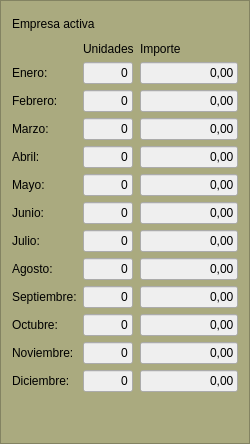
               <widget class="QFrame" name="frame_17">
                <property name="styleSheet">
                 <string notr="true">background-color: rgb(170, 170, 127);</string>
                </property>
                <property name="frameShape">
                 <enum>QFrame::StyledPanel</enum>
                </property>
                <property name="frameShadow">
                 <enum>QFrame::Raised</enum>
                </property>
                <layout class="QGridLayout" name="gridLayout_28">
                 <item row="1" column="0" rowspan="2" colspan="2">
                  <layout class="QGridLayout" name="gridLayout_29">
                   <item row="1" column="2">
                    <widget class="QLineEdit" name="txtImporte_ventas_enero_EA">
                     <property name="maximumSize">
                      <size>
                       <width>98</width>
                       <height>16777215</height>
                      </size>
                     </property>
                     <property name="styleSheet">
                      <string notr="true">color: rgb(0, 0, 0);
background-color: rgb(239, 239, 239);</string>
                     </property>
                     <property name="text">
                      <string>0,00</string>
                     </property>
                     <property name="alignment">
                      <set>Qt::AlignRight|Qt::AlignTrailing|Qt::AlignVCenter</set>
                     </property>
                    </widget>
                   </item>
                   <item row="7" column="2">
                    <widget class="QLineEdit" name="txtImporte_ventas_julio_EA">
                     <property name="maximumSize">
                      <size>
                       <width>98</width>
                       <height>16777215</height>
                      </size>
                     </property>
                     <property name="styleSheet">
                      <string notr="true">color: rgb(0, 0, 0);
background-color: rgb(239, 239, 239);</string>
                     </property>
                     <property name="text">
                      <string>0,00</string>
                     </property>
                     <property name="alignment">
                      <set>Qt::AlignRight|Qt::AlignTrailing|Qt::AlignVCenter</set>
                     </property>
                    </widget>
                   </item>
                   <item row="3" column="2">
                    <widget class="QLineEdit" name="txtImporte_ventas_marzo_EA">
                     <property name="maximumSize">
                      <size>
                       <width>98</width>
                       <height>16777215</height>
                      </size>
                     </property>
                     <property name="styleSheet">
                      <string notr="true">color: rgb(0, 0, 0);
background-color: rgb(239, 239, 239);</string>
                     </property>
                     <property name="text">
                      <string>0,00</string>
                     </property>
                     <property name="alignment">
                      <set>Qt::AlignRight|Qt::AlignTrailing|Qt::AlignVCenter</set>
                     </property>
                    </widget>
                   </item>
                   <item row="2" column="1">
                    <widget class="QLineEdit" name="txtUnid_ventas_febrero_EA">
                     <property name="maximumSize">
                      <size>
                       <width>50</width>
                       <height>16777215</height>
                      </size>
                     </property>
                     <property name="styleSheet">
                      <string notr="true">color: rgb(0, 0, 0);
background-color: rgb(239, 239, 239);</string>
                     </property>
                     <property name="text">
                      <string>0</string>
                     </property>
                     <property name="alignment">
                      <set>Qt::AlignRight|Qt::AlignTrailing|Qt::AlignVCenter</set>
                     </property>
                    </widget>
                   </item>
                   <item row="3" column="1">
                    <widget class="QLineEdit" name="txtUnid_ventas_marzo_EA">
                     <property name="maximumSize">
                      <size>
                       <width>50</width>
                       <height>16777215</height>
                      </size>
                     </property>
                     <property name="styleSheet">
                      <string notr="true">color: rgb(0, 0, 0);
background-color: rgb(239, 239, 239);</string>
                     </property>
                     <property name="text">
                      <string>0</string>
                     </property>
                     <property name="alignment">
                      <set>Qt::AlignRight|Qt::AlignTrailing|Qt::AlignVCenter</set>
                     </property>
                    </widget>
                   </item>
                   <item row="9" column="2">
                    <widget class="QLineEdit" name="txtImporte_ventas_septiembre_EA">
                     <property name="maximumSize">
                      <size>
                       <width>98</width>
                       <height>16777215</height>
                      </size>
                     </property>
                     <property name="styleSheet">
                      <string notr="true">color: rgb(0, 0, 0);
background-color: rgb(239, 239, 239);</string>
                     </property>
                     <property name="text">
                      <string>0,00</string>
                     </property>
                     <property name="alignment">
                      <set>Qt::AlignRight|Qt::AlignTrailing|Qt::AlignVCenter</set>
                     </property>
                    </widget>
                   </item>
                   <item row="0" column="1">
                    <widget class="QLabel" name="label_74">
                     <property name="styleSheet">
                      <string notr="true">color: rgb(0, 0, 0);</string>
                     </property>
                     <property name="text">
                      <string>Unidades</string>
                     </property>
                    </widget>
                   </item>
                   <item row="12" column="2">
                    <widget class="QLineEdit" name="txtImporte_ventas_diciembre_EA">
                     <property name="maximumSize">
                      <size>
                       <width>98</width>
                       <height>16777215</height>
                      </size>
                     </property>
                     <property name="styleSheet">
                      <string notr="true">color: rgb(0, 0, 0);
background-color: rgb(239, 239, 239);</string>
                     </property>
                     <property name="text">
                      <string>0,00</string>
                     </property>
                     <property name="alignment">
                      <set>Qt::AlignRight|Qt::AlignTrailing|Qt::AlignVCenter</set>
                     </property>
                    </widget>
                   </item>
                   <item row="8" column="1">
                    <widget class="QLineEdit" name="txtUnid_ventas_agosto_EA">
                     <property name="maximumSize">
                      <size>
                       <width>50</width>
                       <height>16777215</height>
                      </size>
                     </property>
                     <property name="styleSheet">
                      <string notr="true">color: rgb(0, 0, 0);
background-color: rgb(239, 239, 239);</string>
                     </property>
                     <property name="text">
                      <string>0</string>
                     </property>
                     <property name="alignment">
                      <set>Qt::AlignRight|Qt::AlignTrailing|Qt::AlignVCenter</set>
                     </property>
                    </widget>
                   </item>
                   <item row="12" column="1">
                    <widget class="QLineEdit" name="txtUnid_ventas_diciembre_EA">
                     <property name="maximumSize">
                      <size>
                       <width>50</width>
                       <height>16777215</height>
                      </size>
                     </property>
                     <property name="styleSheet">
                      <string notr="true">color: rgb(0, 0, 0);
background-color: rgb(239, 239, 239);</string>
                     </property>
                     <property name="text">
                      <string>0</string>
                     </property>
                     <property name="alignment">
                      <set>Qt::AlignRight|Qt::AlignTrailing|Qt::AlignVCenter</set>
                     </property>
                    </widget>
                   </item>
                   <item row="6" column="1">
                    <widget class="QLineEdit" name="txtUnid_ventas_junio_EA">
                     <property name="maximumSize">
                      <size>
                       <width>50</width>
                       <height>16777215</height>
                      </size>
                     </property>
                     <property name="styleSheet">
                      <string notr="true">color: rgb(0, 0, 0);
background-color: rgb(239, 239, 239);</string>
                     </property>
                     <property name="text">
                      <string>0</string>
                     </property>
                     <property name="alignment">
                      <set>Qt::AlignRight|Qt::AlignTrailing|Qt::AlignVCenter</set>
                     </property>
                    </widget>
                   </item>
                   <item row="5" column="1">
                    <widget class="QLineEdit" name="txtUnid_ventas_mayo_EA">
                     <property name="maximumSize">
                      <size>
                       <width>50</width>
                       <height>16777215</height>
                      </size>
                     </property>
                     <property name="styleSheet">
                      <string notr="true">color: rgb(0, 0, 0);
background-color: rgb(239, 239, 239);</string>
                     </property>
                     <property name="text">
                      <string>0</string>
                     </property>
                     <property name="alignment">
                      <set>Qt::AlignRight|Qt::AlignTrailing|Qt::AlignVCenter</set>
                     </property>
                    </widget>
                   </item>
                   <item row="1" column="1">
                    <widget class="QLineEdit" name="txtUnid_ventas_enero_EA">
                     <property name="maximumSize">
                      <size>
                       <width>50</width>
                       <height>16777215</height>
                      </size>
                     </property>
                     <property name="styleSheet">
                      <string notr="true">color: rgb(0, 0, 0);
background-color: rgb(239, 239, 239);</string>
                     </property>
                     <property name="text">
                      <string>0</string>
                     </property>
                     <property name="alignment">
                      <set>Qt::AlignRight|Qt::AlignTrailing|Qt::AlignVCenter</set>
                     </property>
                    </widget>
                   </item>
                   <item row="10" column="2">
                    <widget class="QLineEdit" name="txtImporte_ventas_octubre_EA">
                     <property name="maximumSize">
                      <size>
                       <width>98</width>
                       <height>16777215</height>
                      </size>
                     </property>
                     <property name="styleSheet">
                      <string notr="true">color: rgb(0, 0, 0);
background-color: rgb(239, 239, 239);</string>
                     </property>
                     <property name="text">
                      <string>0,00</string>
                     </property>
                     <property name="alignment">
                      <set>Qt::AlignRight|Qt::AlignTrailing|Qt::AlignVCenter</set>
                     </property>
                    </widget>
                   </item>
                   <item row="11" column="2">
                    <widget class="QLineEdit" name="txtImporte_ventas_noviembre_EA">
                     <property name="maximumSize">
                      <size>
                       <width>98</width>
                       <height>16777215</height>
                      </size>
                     </property>
                     <property name="styleSheet">
                      <string notr="true">color: rgb(0, 0, 0);
background-color: rgb(239, 239, 239);</string>
                     </property>
                     <property name="text">
                      <string>0,00</string>
                     </property>
                     <property name="alignment">
                      <set>Qt::AlignRight|Qt::AlignTrailing|Qt::AlignVCenter</set>
                     </property>
                    </widget>
                   </item>
                   <item row="11" column="1">
                    <widget class="QLineEdit" name="txtUnid_ventas_noviembre_EA">
                     <property name="maximumSize">
                      <size>
                       <width>50</width>
                       <height>16777215</height>
                      </size>
                     </property>
                     <property name="styleSheet">
                      <string notr="true">color: rgb(0, 0, 0);
background-color: rgb(239, 239, 239);</string>
                     </property>
                     <property name="text">
                      <string>0</string>
                     </property>
                     <property name="alignment">
                      <set>Qt::AlignRight|Qt::AlignTrailing|Qt::AlignVCenter</set>
                     </property>
                    </widget>
                   </item>
                   <item row="8" column="2">
                    <widget class="QLineEdit" name="txtImporte_ventas_agosto_EA">
                     <property name="maximumSize">
                      <size>
                       <width>98</width>
                       <height>16777215</height>
                      </size>
                     </property>
                     <property name="styleSheet">
                      <string notr="true">color: rgb(0, 0, 0);
background-color: rgb(239, 239, 239);</string>
                     </property>
                     <property name="text">
                      <string>0,00</string>
                     </property>
                     <property name="alignment">
                      <set>Qt::AlignRight|Qt::AlignTrailing|Qt::AlignVCenter</set>
                     </property>
                    </widget>
                   </item>
                   <item row="5" column="2">
                    <widget class="QLineEdit" name="txtImporte_ventas_mayo_EA">
                     <property name="maximumSize">
                      <size>
                       <width>98</width>
                       <height>16777215</height>
                      </size>
                     </property>
                     <property name="styleSheet">
                      <string notr="true">color: rgb(0, 0, 0);
background-color: rgb(239, 239, 239);</string>
                     </property>
                     <property name="text">
                      <string>0,00</string>
                     </property>
                     <property name="alignment">
                      <set>Qt::AlignRight|Qt::AlignTrailing|Qt::AlignVCenter</set>
                     </property>
                    </widget>
                   </item>
                   <item row="9" column="1">
                    <widget class="QLineEdit" name="txtUnid_ventas_septiembre_EA">
                     <property name="maximumSize">
                      <size>
                       <width>50</width>
                       <height>16777215</height>
                      </size>
                     </property>
                     <property name="styleSheet">
                      <string notr="true">color: rgb(0, 0, 0);
background-color: rgb(239, 239, 239);</string>
                     </property>
                     <property name="text">
                      <string>0</string>
                     </property>
                     <property name="alignment">
                      <set>Qt::AlignRight|Qt::AlignTrailing|Qt::AlignVCenter</set>
                     </property>
                    </widget>
                   </item>
                   <item row="2" column="2">
                    <widget class="QLineEdit" name="txtImporte_ventas_febrero_EA">
                     <property name="maximumSize">
                      <size>
                       <width>98</width>
                       <height>16777215</height>
                      </size>
                     </property>
                     <property name="styleSheet">
                      <string notr="true">color: rgb(0, 0, 0);
background-color: rgb(239, 239, 239);</string>
                     </property>
                     <property name="text">
                      <string>0,00</string>
                     </property>
                     <property name="alignment">
                      <set>Qt::AlignRight|Qt::AlignTrailing|Qt::AlignVCenter</set>
                     </property>
                    </widget>
                   </item>
                   <item row="4" column="1">
                    <widget class="QLineEdit" name="txtUnid_ventas_abril_EA">
                     <property name="maximumSize">
                      <size>
                       <width>50</width>
                       <height>16777215</height>
                      </size>
                     </property>
                     <property name="styleSheet">
                      <string notr="true">color: rgb(0, 0, 0);
background-color: rgb(239, 239, 239);</string>
                     </property>
                     <property name="text">
                      <string>0</string>
                     </property>
                     <property name="alignment">
                      <set>Qt::AlignRight|Qt::AlignTrailing|Qt::AlignVCenter</set>
                     </property>
                    </widget>
                   </item>
                   <item row="4" column="2">
                    <widget class="QLineEdit" name="txtImporte_ventas_abril_EA">
                     <property name="maximumSize">
                      <size>
                       <width>98</width>
                       <height>16777215</height>
                      </size>
                     </property>
                     <property name="styleSheet">
                      <string notr="true">color: rgb(0, 0, 0);
background-color: rgb(239, 239, 239);</string>
                     </property>
                     <property name="text">
                      <string>0,00</string>
                     </property>
                     <property name="alignment">
                      <set>Qt::AlignRight|Qt::AlignTrailing|Qt::AlignVCenter</set>
                     </property>
                    </widget>
                   </item>
                   <item row="0" column="2">
                    <widget class="QLabel" name="label_75">
                     <property name="styleSheet">
                      <string notr="true">color: rgb(0, 0, 0);</string>
                     </property>
                     <property name="text">
                      <string>Importe</string>
                     </property>
                    </widget>
                   </item>
                   <item row="7" column="1">
                    <widget class="QLineEdit" name="txtUnid_ventas_julio_EA">
                     <property name="maximumSize">
                      <size>
                       <width>50</width>
                       <height>16777215</height>
                      </size>
                     </property>
                     <property name="styleSheet">
                      <string notr="true">color: rgb(0, 0, 0);
background-color: rgb(239, 239, 239);</string>
                     </property>
                     <property name="text">
                      <string>0</string>
                     </property>
                     <property name="alignment">
                      <set>Qt::AlignRight|Qt::AlignTrailing|Qt::AlignVCenter</set>
                     </property>
                    </widget>
                   </item>
                   <item row="6" column="2">
                    <widget class="QLineEdit" name="txtImporte_ventas_junio_EA">
                     <property name="maximumSize">
                      <size>
                       <width>98</width>
                       <height>16777215</height>
                      </size>
                     </property>
                     <property name="styleSheet">
                      <string notr="true">color: rgb(0, 0, 0);
background-color: rgb(239, 239, 239);</string>
                     </property>
                     <property name="text">
                      <string>0,00</string>
                     </property>
                     <property name="alignment">
                      <set>Qt::AlignRight|Qt::AlignTrailing|Qt::AlignVCenter</set>
                     </property>
                    </widget>
                   </item>
                   <item row="10" column="1">
                    <widget class="QLineEdit" name="txtUnid_ventas_octubre_EA">
                     <property name="maximumSize">
                      <size>
                       <width>50</width>
                       <height>16777215</height>
                      </size>
                     </property>
                     <property name="styleSheet">
                      <string notr="true">color: rgb(0, 0, 0);
background-color: rgb(239, 239, 239);</string>
                     </property>
                     <property name="text">
                      <string>0</string>
                     </property>
                     <property name="alignment">
                      <set>Qt::AlignRight|Qt::AlignTrailing|Qt::AlignVCenter</set>
                     </property>
                    </widget>
                   </item>
                   <item row="1" column="0">
                    <widget class="QLabel" name="label_76">
                     <property name="styleSheet">
                      <string notr="true">color: rgb(0, 0, 0);</string>
                     </property>
                     <property name="text">
                      <string>Enero:</string>
                     </property>
                    </widget>
                   </item>
                   <item row="2" column="0">
                    <widget class="QLabel" name="label_77">
                     <property name="styleSheet">
                      <string notr="true">color: rgb(0, 0, 0);</string>
                     </property>
                     <property name="text">
                      <string>Febrero:</string>
                     </property>
                    </widget>
                   </item>
                   <item row="3" column="0">
                    <widget class="QLabel" name="label_78">
                     <property name="styleSheet">
                      <string notr="true">color: rgb(0, 0, 0);</string>
                     </property>
                     <property name="text">
                      <string>Marzo:</string>
                     </property>
                    </widget>
                   </item>
                   <item row="4" column="0">
                    <widget class="QLabel" name="label_79">
                     <property name="styleSheet">
                      <string notr="true">color: rgb(0, 0, 0);</string>
                     </property>
                     <property name="text">
                      <string>Abril:</string>
                     </property>
                    </widget>
                   </item>
                   <item row="5" column="0">
                    <widget class="QLabel" name="label_80">
                     <property name="styleSheet">
                      <string notr="true">color: rgb(0, 0, 0);</string>
                     </property>
                     <property name="text">
                      <string>Mayo:</string>
                     </property>
                    </widget>
                   </item>
                   <item row="6" column="0">
                    <widget class="QLabel" name="label_81">
                     <property name="styleSheet">
                      <string notr="true">color: rgb(0, 0, 0);</string>
                     </property>
                     <property name="text">
                      <string>Junio:</string>
                     </property>
                    </widget>
                   </item>
                   <item row="7" column="0">
                    <widget class="QLabel" name="label_82">
                     <property name="styleSheet">
                      <string notr="true">color: rgb(0, 0, 0);</string>
                     </property>
                     <property name="text">
                      <string>Julio:</string>
                     </property>
                    </widget>
                   </item>
                   <item row="8" column="0">
                    <widget class="QLabel" name="label_83">
                     <property name="styleSheet">
                      <string notr="true">color: rgb(0, 0, 0);</string>
                     </property>
                     <property name="text">
                      <string>Agosto:</string>
                     </property>
                    </widget>
                   </item>
                   <item row="9" column="0">
                    <widget class="QLabel" name="label_84">
                     <property name="styleSheet">
                      <string notr="true">color: rgb(0, 0, 0);</string>
                     </property>
                     <property name="text">
                      <string>Septiembre:</string>
                     </property>
                    </widget>
                   </item>
                   <item row="10" column="0">
                    <widget class="QLabel" name="label_85">
                     <property name="styleSheet">
                      <string notr="true">color: rgb(0, 0, 0);</string>
                     </property>
                     <property name="text">
                      <string>Octubre:</string>
                     </property>
                    </widget>
                   </item>
                   <item row="11" column="0">
                    <widget class="QLabel" name="label_86">
                     <property name="styleSheet">
                      <string notr="true">color: rgb(0, 0, 0);</string>
                     </property>
                     <property name="text">
                      <string>Noviembre:</string>
                     </property>
                    </widget>
                   </item>
                   <item row="12" column="0">
                    <widget class="QLabel" name="label_87">
                     <property name="styleSheet">
                      <string notr="true">color: rgb(0, 0, 0);</string>
                     </property>
                     <property name="text">
                      <string>Diciembre:</string>
                     </property>
                    </widget>
                   </item>
                  </layout>
                 </item>
                 <item row="3" column="0">
                  <spacer name="verticalSpacer_5">
                   <property name="orientation">
                    <enum>Qt::Vertical</enum>
                   </property>
                   <property name="sizeHint" stdset="0">
                    <size>
                     <width>20</width>
                     <height>40</height>
                    </size>
                   </property>
                  </spacer>
                 </item>
                 <item row="0" column="0">
                  <widget class="QLabel" name="label_69">
                   <property name="minimumSize">
                    <size>
                     <width>0</width>
                     <height>24</height>
                    </size>
                   </property>
                   <property name="styleSheet">
                    <string notr="true">color: rgb(0, 0, 0);</string>
                   </property>
                   <property name="text">
                    <string>Empresa activa</string>
                   </property>
                  </widget>
                 </item>
                </layout>
               </widget>
